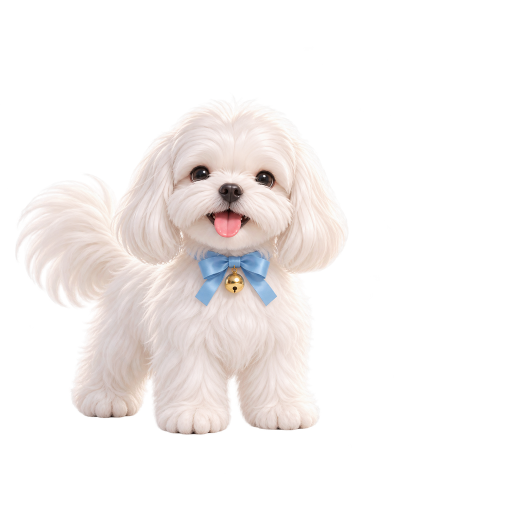
#> input picture assets/pet/anim/wag/01.png, 1024 x 1024 px, found by its file name (shown at 1/2 size); its folder holds 4 pictures in this run
$ python align_wag.py
#> lines starting #> are read from the running program, lines starting #| are printed output that depends on the picture
from pathlib import Path
from PIL import Image
import json,shutil
assets=Path('/Users/gaoyifan/Desktop/李依依提案/第三层-明星与连接/assets'); record=[]
for i,nose in enumerate([612.7,579.1,425.5,359.2,522.8,582.1],1):
 p=assets/f'pet/anim/wag/{i:02}.png'; im=Image.open(p).convert('RGBA'); shutil.copy2(p,assets/f'source/batch6/rourou-anim-wag-lick/wag-{i:02}-before-anchor.png'); s=680/715; im=im.resize((round(1024*s),round(1024*s)),Image.Resampling.LANCZOS); bb=im.getchannel('A').point(lambda x:255 if x>16 else 0).getbbox(); dx=round(460-nose*s);dy=870-bb[3];out=Image.new('RGBA',(1024,1024));out.alpha_composite(im,(dx,dy));out.save(p);final=out.getchannel('A').point(lambda x:255 if x>16 else 0).getbbox(); record.append({'file':str(p.relative_to(assets)),'scale':s,'nose_x_anchor':460,'translate':[dx,dy],'bbox_alpha_gt16':final,'foot_y':final[3]});print(record[-1])
#> further down, im is the input picture: PIL image 1024x1024 RGBA; mean R, G, B, A 68.9, 65, 63.6, 69.8
#> after `im = im.resize((round(1024 * s), round(1024 * s)), Image.Resampling.LA`:
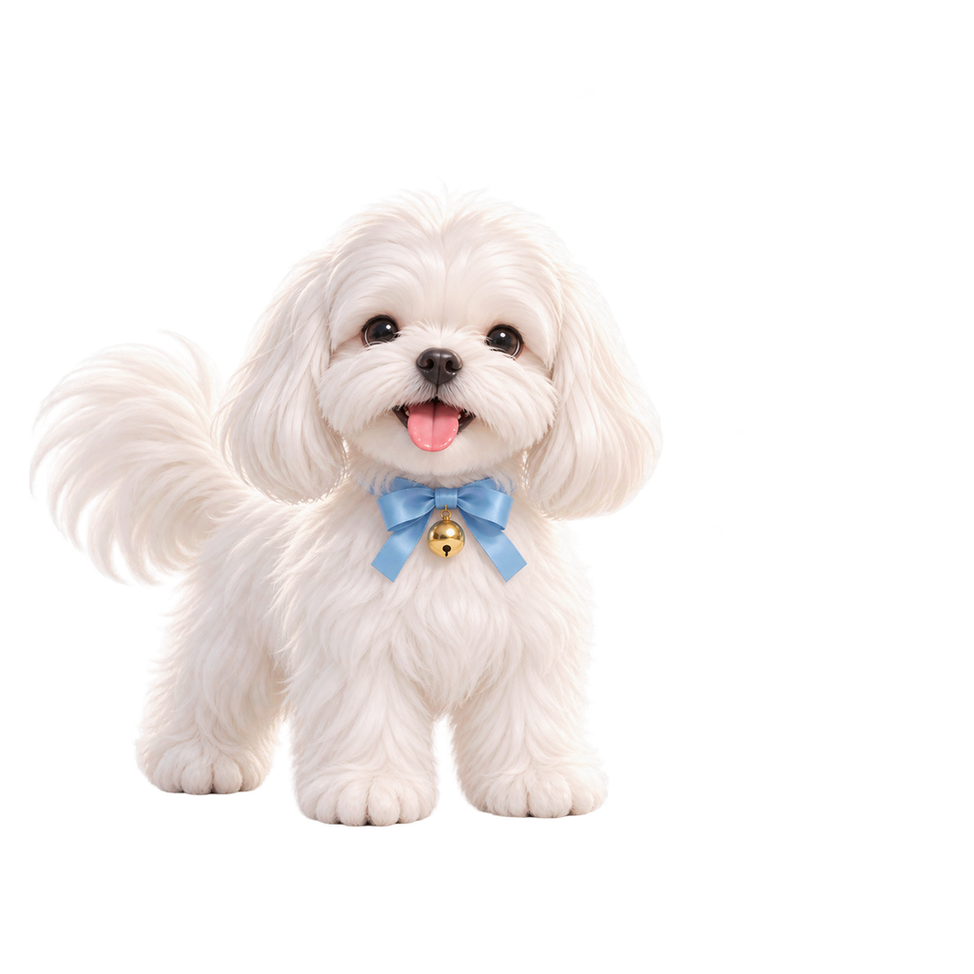
#> im: PIL image 974x974 RGBA; mean R, G, B, A 68.6, 64.7, 63.4, 69.8; transparent parts drawn white
#> after `bb = im.getchannel('A').point(lambda x: 255 if x > 16 else 0).getbbox(`: bb = (29, 180, 663, 827)
#> after `dy = 870 - bb[3]`: dy = 43
#> after `out = Image.new('RGBA', (1024, 1024))`: out: PIL image 1024x1024 RGBA; every value is 0
#> after `out.alpha_composite(im, (dx, dy))`:
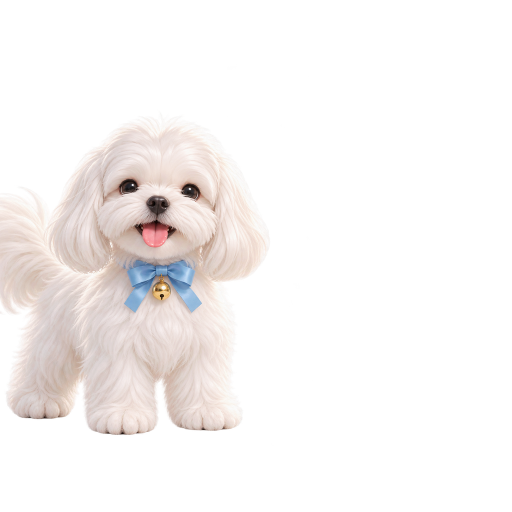
#> out: PIL image 1024x1024 RGBA (shown at 1/2 size); mean R, G, B, A 58.1, 54.8, 53.7, 60.3; transparent parts drawn white
#> after `final = out.getchannel('A').point(lambda x: 255 if x > 16 else 0).getb`: final = (0, 223, 540, 870)
#> pass 2 of the loop `for i,nose in enumerate([612.7,579.1,425.5,359.2,522.8,582.1],1):`:
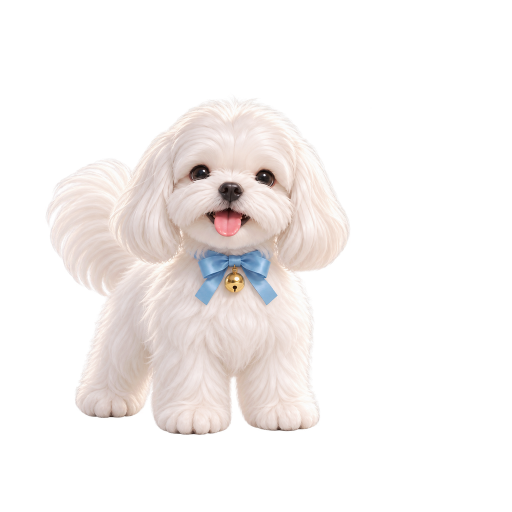
#> input picture assets/pet/anim/wag/02.png, 1024 x 1024 px, found by its file name (shown at 1/2 size)
#> im is the input picture: PIL image 1024x1024 RGBA; mean R, G, B, A 65.3, 61.4, 60, 68.8
#> `im = im.resize((round(1024 * s), round(1024 * s)), Image.Resampling.LA`:
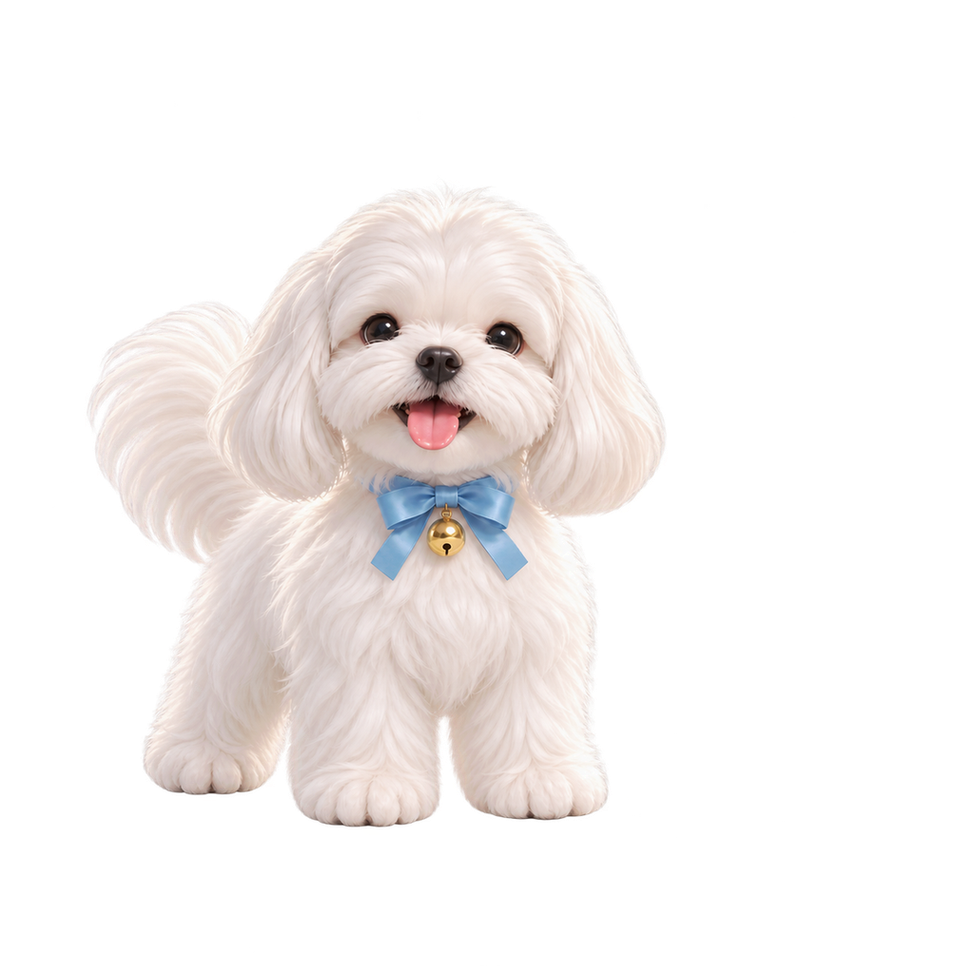
#> im: PIL image 974x974 RGBA; mean R, G, B, A 65, 61.2, 59.8, 68.8; transparent parts drawn white
#> bb = (86, 180, 667, 828)
#> dy = 42
#> `out.alpha_composite(im, (dx, dy))`:
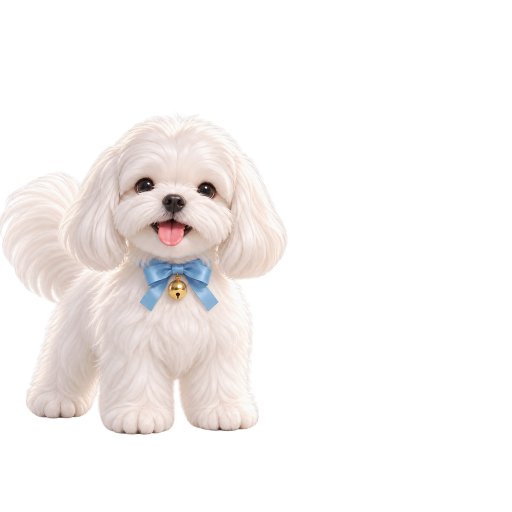
#> out: PIL image 1024x1024 RGBA (shown at 1/2 size); mean R, G, B, A 58.7, 55.3, 54, 62.3; transparent parts drawn white
#> final = (0, 222, 576, 870)
#> pass 3 of the loop `for i,nose in enumerate([612.7,579.1,425.5,359.2,522.8,582.1],1):`:
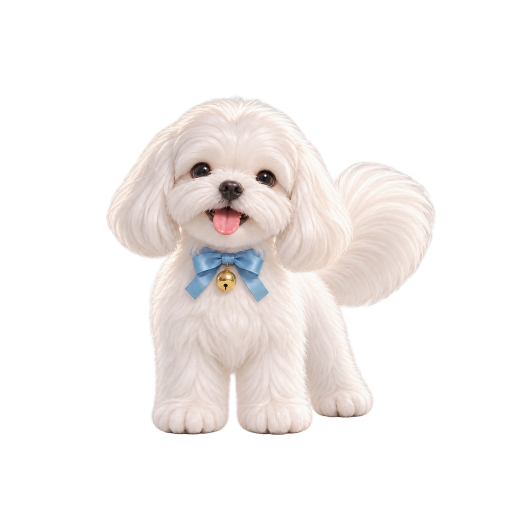
#> input picture assets/pet/anim/wag/03.png, 1024 x 1024 px, found by its file name (shown at 1/2 size)
#> im is the input picture: PIL image 1024x1024 RGBA; mean R, G, B, A 66.1, 62, 60.4, 70.5
#> `im = im.resize((round(1024 * s), round(1024 * s)), Image.Resampling.LA`:
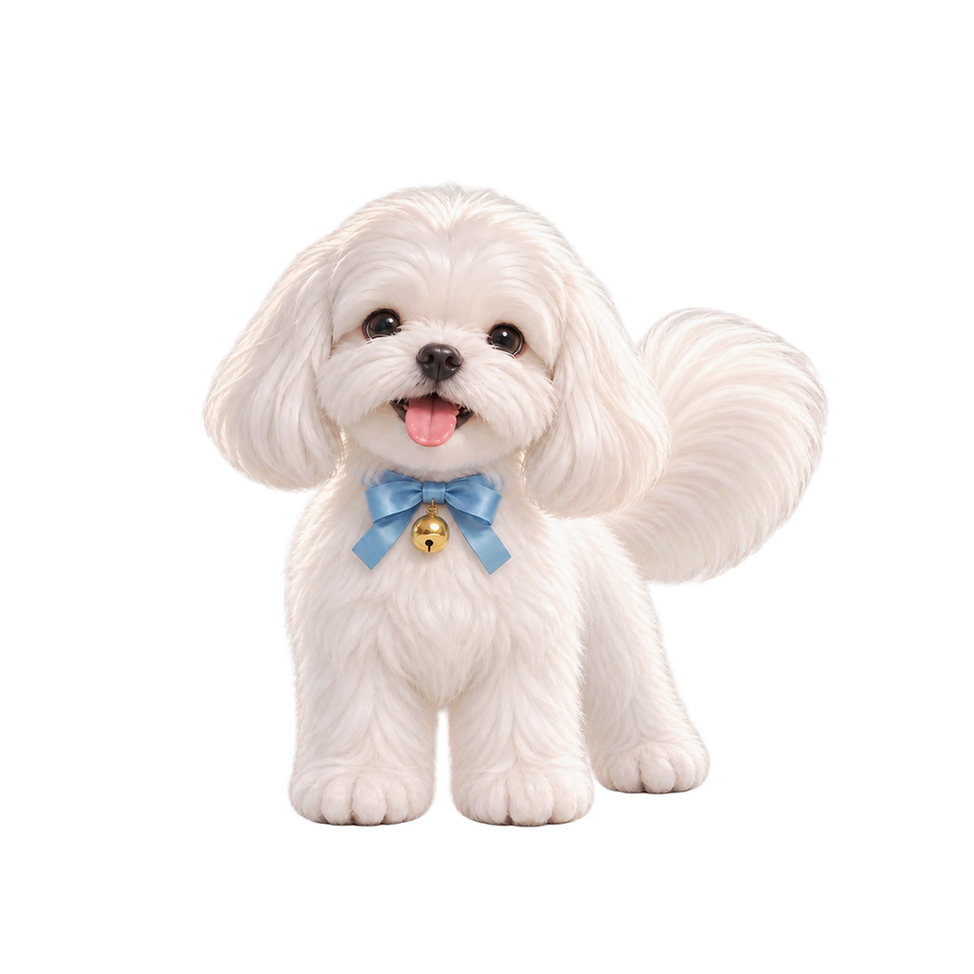
#> im: PIL image 974x974 RGBA; mean R, G, B, A 65.8, 61.8, 60.2, 70.5; transparent parts drawn white
#> bb = (201, 180, 829, 828)
#> `out.alpha_composite(im, (dx, dy))`:
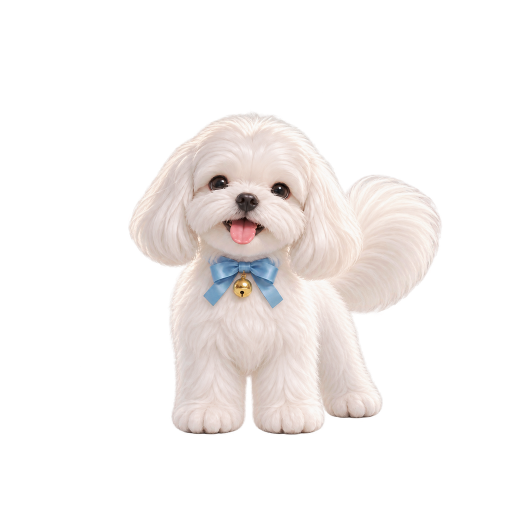
#> out: PIL image 1024x1024 RGBA (shown at 1/2 size); mean R, G, B, A 59.5, 55.9, 54.4, 63.8; transparent parts drawn white
#> final = (256, 222, 884, 870)
#> (the run stopped early here; a loop or call above may not have finished)
